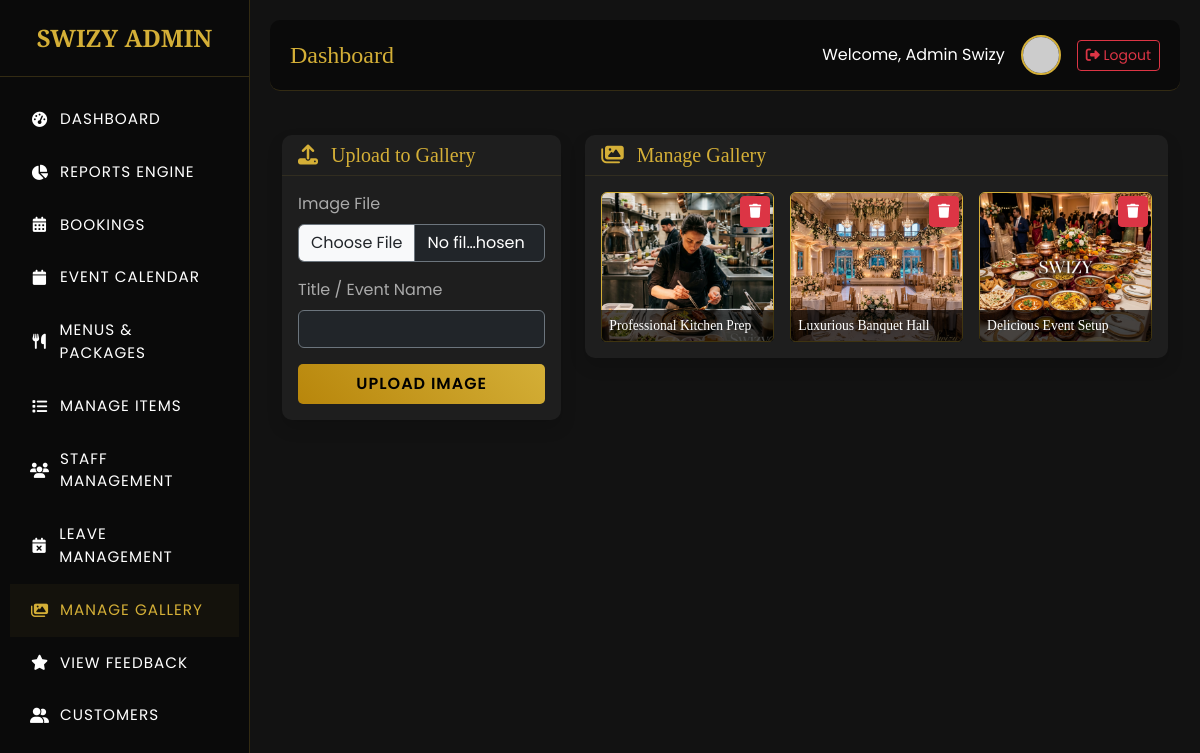
The page /admin/gallery.php (signed in) on the database its author committed.
### tables this page shows
CREATE TABLE IF NOT EXISTS `media` (
  `id` int NOT NULL AUTO_INCREMENT,
  `media_type` enum('image','video') NOT NULL,
  `media_path` varchar(255) NOT NULL,
  `title` varchar(255) DEFAULT NULL,
  `section` varchar(100) NOT NULL,
  `status` tinyint(1) DEFAULT '1',
  PRIMARY KEY (`id`)
);

### classes/DataAccess.class.php (called while the page is built, shortened)
<?php
class DataAccess
{
	private $_con,$_query,$_errors;
	public function __construct()
	{
		if(!$this->_con=mysqli_connect(DB_HOST,DB_USER,DB_PASSWORD,DB_NAME))
		{
			die("connection Error");
		}
		$this->_errors ="";
	}
	public function getData($fields,$table,$condition = "1")
	{
		if(!$this->_checkTable($table))
		{
			$this->_errors.="$table not Present";
			return false;
		}
		$this->_query = "select ";
		if(is_array($fields))
		{
			if($this->_checkFieldsIndexed($fields,$table))
			{
				$this->_query.=implode(",",$fields);
			}
			else
			{
				return false;
			}
		}
		else if(gettype($fields) == "string")
		{
			if($fields == "*")
			{
				$this->_query.="*";
			}
		}
		else
		{
			$this->_errors.=" Invalid scheme type";
			return false;
		}
		$this->_query.=" from $table where $condition";
		$resref=mysqli_query($this->_con,$this->_query);
		$dataArr = array();
		if(mysqli_num_rows($resref))
		{
			while($rows = mysqli_fetch_assoc($resref))
			{
				$dataArr[] = $rows;
			}
		}
		return $dataArr;
	}
	private function _checkTable($table)
	{
		$q="show tables";
		$resref = mysqli_query($this->_con,$q);
		if(mysqli_num_rows($resref))
		{
			while($row=mysqli_fetch_array($resref))
			{
				if($row[0]==$table)
				{
					return true;
				}
			}
		}
		return false;
	}
}
?>

### admin/gallery.php (the view, shortened to what this page needs)
<?php require_once('header.php');
$dao = new DataAccess();
$gallery = $dao->getData("*", "media", "section='gallery' ORDER BY id DESC");
?>
<div class="container-fluid py-4">
    <div class="row">
        <div class="col-md-4 mb-4">
            <div class="card shadow border-0" style="background:var(--card-bg);">
                <div class="card-header bg-transparent text-gold" style="color:var(--primary-gold);">
                    <h5 class="mb-0"><i class="fa fa-upload me-2"></i> Upload to Gallery</h5>
                </div>
                <div class="card-body">
                    <form method="POST" enctype="multipart/form-data">
                        <div class="mb-3">
                            <label class="form-label text-muted">Image File</label>
                            <input type="file" name="image" class="form-control bg-dark text-white border-secondary" accept="image/*" required>
                        </div>
                        <div class="mb-3">
                            <label class="form-label text-muted">Title / Event Name</label>
                            <input type="text" name="title" class="form-control bg-dark text-white border-secondary" required>
                        </div>
                        <button type="submit" name="btnUpload" class="btn btn-gold w-100">Upload Image</button>
                    </form>
                </div>
            </div>
        </div>
        <div class="col-md-8">
            <div class="card shadow border-0" style="background:var(--card-bg);">
                <div class="card-header bg-transparent text-gold" style="color:var(--primary-gold);">
                    <h5 class="mb-0"><i class="fa fa-images me-2"></i> Manage Gallery</h5>
                </div>
                <div class="card-body">
                    <div class="row g-3">
                        <?php if(!empty($gallery)): foreach($gallery as $img): ?>
                        <div class="col-md-4">
                            <div class="position-relative group">
                                <img src="../uploads/<?= $img['media_path'] ?>" class="img-fluid rounded" style="height:150px; width:100%; object-fit:cover; border: 1px solid var(--primary-gold);">
                                <div class="position-absolute bottom-0 w-100 p-2" style="background:rgba(0,0,0,0.7); border-bottom-left-radius:5px; border-bottom-right-radius:5px;">
                                    <h6 class="text-white mb-0 text-truncate" style="font-size:0.85rem;"><?= htmlspecialchars($img['title']) ?></h6>
                                </div>
                                <a href="gallery.php?delete=<?= $img['id'] ?>" class="btn btn-sm btn-danger position-absolute top-0 end-0 m-1" onclick="return confirm('Delete this image?');"><i class="fa fa-trash"></i></a>
                            </div>
                        </div>
                        <?php endforeach; else: ?>
                        <div class="col-12 text-center text-muted py-5">No images in gallery yet.</div>
                        <?php endif; ?>
                    </div>
                </div>
            </div>
        </div>
    </div>
</div>
<?php require_once('footer.php'); ?>

### assets/css/style.css (style rules this page uses)
:root { --primary-gold: #d4af37; --dark-bg: #0a0a0a; --card-bg: rgba(25, 25, 25, 0.9); --text-light: #ffffff; --text-muted: #aaaaaa; --transition: all 0.4s cubic-bezier(0.25, 0.8, 0.25, 1); }
body { background-color: var(--dark-bg); color: var(--text-light); font-family: 'Poppins', sans-serif; overflow-x: hidden; scroll-behavior: smooth; }
h1, h2, h3, h4, h5, h6, .brand-font { font-family: 'Playfair Display', serif; }
.text-muted { color: var(--text-muted) !important; }
.form-control, .form-select { background: rgba(255, 255, 255, 0.05); border: 1px solid rgba(212, 175, 55, 0.3); color: white; }
.btn-gold { background: linear-gradient(45deg, #b8860b, #d4af37); color: #000; font-weight: 600; border: none; border-radius: 30px; padding: 10px 30px; text-transform: uppercase; letter-spacing: 1px; transition: var(--transition); }

### admin/header.php (style rules this page uses)
:root { --primary-gold: #d4af37; --dark-bg: #121212; --sidebar-bg: #0a0a0a; --card-bg: #1e1e1e; --text-light: #ffffff; --text-muted: #aaaaaa; }
body { background-color: var(--dark-bg); color: var(--text-light); font-family: 'Poppins', sans-serif; overflow-x: hidden; }
.text-muted { color: var(--text-muted) !important; }
.card { background: var(--card-bg); border: 1px solid rgba(212, 175, 55, 0.1); border-radius: 10px; color: var(--text-light); }
.card-header { background: rgba(0,0,0,0.2); border-bottom: 1px solid rgba(212, 175, 55, 0.1); color: var(--primary-gold); }
.btn-gold { background: linear-gradient(45deg, #b8860b, #d4af37); color: #000; font-weight: 600; border: none; padding: 8px 20px; border-radius: 5px; transition: 0.3s; }

### rows shown on the page
media: media_path (picture), title "Professional Kitchen Prep"
media: media_path (picture), title "Luxurious Banquet Hall"
media: media_path (picture), title "Delicious Event Setup"

### other values the page prints
$_SESSION['name'] "Admin Swizy"
